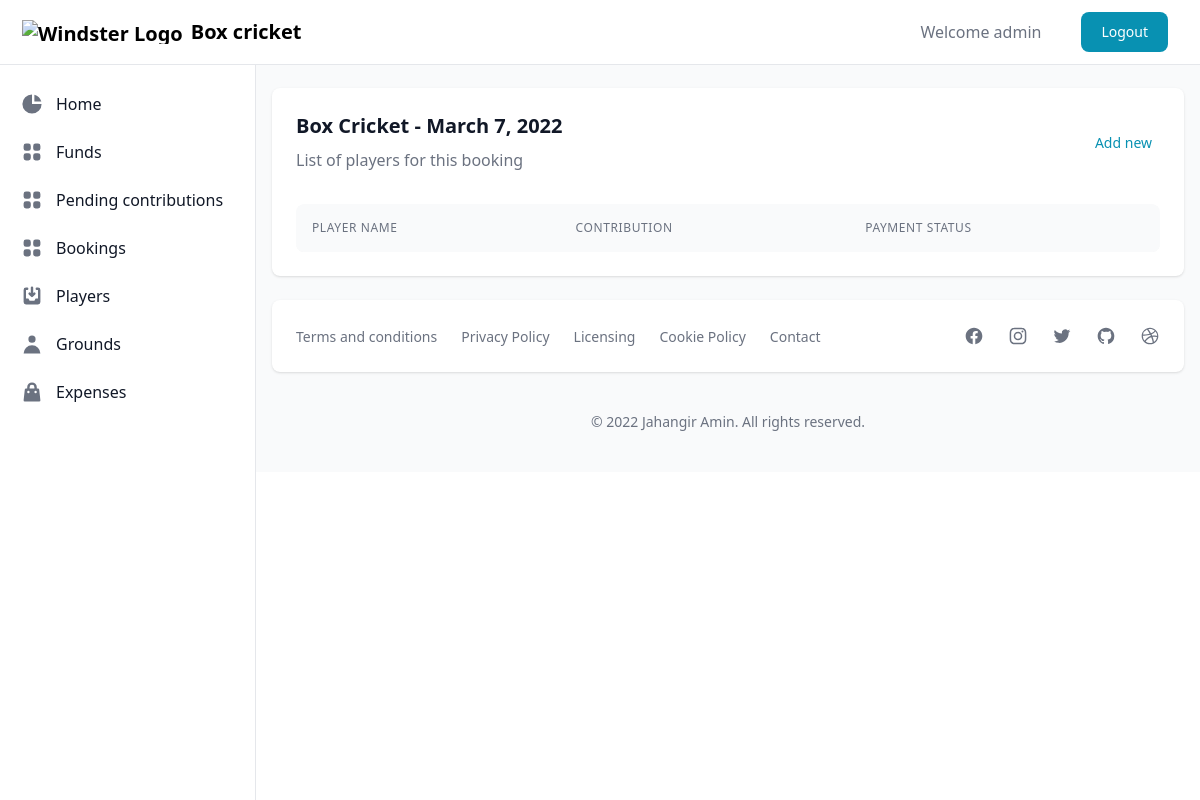
The app's page /booking/1 (signed in), older data.
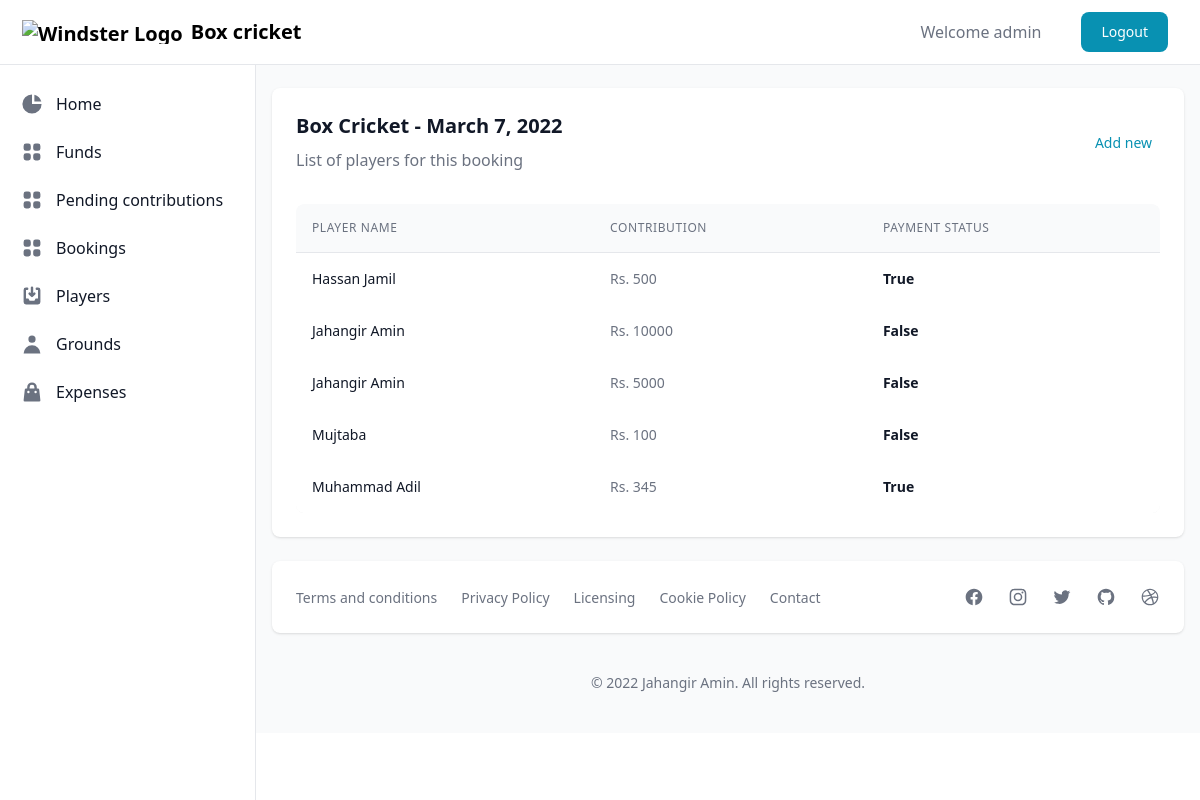
The same page, newer data.
### core/models.py (models this page shows, shortened)
class Booking(models.Model):
    date = models.DateField()
    ground = models.ForeignKey(Ground, on_delete=models.CASCADE)
    amount = models.IntegerField()

class Ground(models.Model):
    name = models.CharField(max_length=50)
    address = models.CharField(max_length=200)

class Booking_Player(models.Model):
    booking = models.ForeignKey(Booking, on_delete=models.CASCADE)
    player = models.ForeignKey(Player, on_delete=models.CASCADE)
    amount = models.IntegerField()
    date = models.DateField(null=True, blank=True)
    fee_paid = models.BooleanField()

class Player(models.Model):
    name = models.CharField(max_length=50)
    number = models.IntegerField(null=True)
    tagline = models.CharField(max_length=50)

### core/views.py (the view, shortened to what this page needs)
# urls.py: path('booking/<str:pk>', views.booking_players, name='booking_players'),
@login_required(login_url='login')
def booking_players(request, pk):
    if request.method =='GET':
        booking = Booking.objects.get(id=pk)
        context = {
            'booking' : booking
        }
        return render(request, 'booking_players.html', context)

### core/templates/booking_players.html
{% extends 'main.html' %}
{% block main %}
<div class="bg-white shadow rounded-lg p-4 sm:p-6 xl:p-8">
    <div class="mb-4 flex items-center justify-between">
        <div>
            <h3 class="text-xl font-bold text-gray-900 mb-2">{{booking.ground.name}} - {{booking.date}}</h3>
            <span class="text-base font-normal text-gray-500">List of players for this booking</span>
        </div>
        <div class="flex-shrink-0">
            <a href={% url 'add_booking_players' pk=booking.id %} class="text-sm font-medium text-cyan-600 hover:bg-gray-100 rounded-lg p-2">Add new</a>
        </div>
    </div>
    <div class="flex flex-col mt-8">
        <div class="overflow-x-auto rounded-lg">
            <div class="align-middle inline-block min-w-full">
            <div class="shadow overflow-hidden sm:rounded-lg">
                <table class="min-w-full divide-y divide-gray-200">
                    <thead class="bg-gray-50">
                        <tr>
                        <th scope="col" class="p-4 text-left text-xs font-medium text-gray-500 uppercase tracking-wider">
                            Player name
                        </th>
                        <th scope="col" class="p-4 text-left text-xs font-medium text-gray-500 uppercase tracking-wider">
                            Contribution
                        </th>
                        <th scope="col" class="p-4 text-left text-xs font-medium text-gray-500 uppercase tracking-wider">
                            Payment Status
                        </th>
                        </tr>
                    </thead>
                    <tbody class="bg-white">
                        {% for player in booking.booking_player_set.all %}
                            <tr>
                                <td class="p-4 whitespace-nowrap text-sm font-normal text-gray-900">
                                    {{player.player.name}}
                                </td>
                                <td class="p-4 whitespace-nowrap text-sm font-normal text-gray-500">
                                    Rs. {{player.amount}}
                                </td>
                                <td class="p-4 whitespace-nowrap text-sm font-semibold text-gray-900">
                                    {{player.fee_paid}}
                                </td>
                            </tr>
                        {% endfor %}
                    </tbody>
                </table>
            </div>
            </div>
        </div>
    </div>
</div>
{% endblock main %}

### core/templates/main.html (shortened to what this page needs)
<!doctype html>
<html>
<head>
  <script src="https://cdn.tailwindcss.com"></script>
</head>
<body>
   <div>
    <nav class="bg-white border-b border-gray-200 fixed z-30 w-full">
       <div class="px-3 py-3 lg:px-5 lg:pl-3">
          <div class="flex items-center justify-between">
             <div class="flex items-center justify-start">
                <a href={% url 'home' %} class="text-xl font-bold flex items-center lg:ml-2.5">
                <img src="https://demo.themesberg.com/windster/images/logo.svg" class="h-6 mr-2" alt="Windster Logo">
                <span class="self-center whitespace-nowrap">Box cricket</span>
                </a>
             </div>
             <div class="flex items-center">
                {% if user.is_authenticated %}
                <div class="flex items-center">
                   <span class="text-base font-normal text-gray-500 mr-5">Welcome {{request.user}}</span>
                </div>
                <a href={% url 'logout' %} class="inline-flex ml-5 text-white bg-cyan-600 hover:bg-cyan-700 focus:ring-4 focus:ring-cyan-200 font-medium rounded-lg text-sm px-5 py-2.5 text-center items-center mr-3">
                   Logout
                </a>
                {% endif %}
             </div>
          </div>
       </div>
    </nav>
    <div class="flex overflow-hidden bg-white pt-16">
       <aside id="sidebar" class="fixed hidden z-20 h-full top-0 left-0 pt-16 flex lg:flex flex-shrink-0 flex-col w-64 transition-width duration-75" aria-label="Sidebar">
          <div class="relative flex-1 flex flex-col min-h-0 border-r border-gray-200 bg-white pt-0">
             <div class="flex-1 flex flex-col pt-5 pb-4 overflow-y-auto">
                <div class="flex-1 px-3 bg-white divide-y space-y-1">
                   <ul class="space-y-2 pb-2">
                      <li>
                         <a href={% url 'home' %} class="text-base text-gray-900 font-normal rounded-lg flex items-center p-2 hover:bg-gray-100 group">
                            <svg class="w-6 h-6 text-gray-500 group-hover:text-gray-900 transition duration-75" fill="currentColor" viewBox="0 0 20 20" xmlns="http://www.w3.org/2000/svg">
                               <path d="M2 10a8 8 0 018-8v8h8a8 8 0 11-16 0z"></path>
                               <path d="M12 2.252A8.014 8.014 0 0117.748 8H12V2.252z"></path>
                            </svg>
                            <span class="ml-3">Home</span>
                         </a>
                      </li>
                      <li>
                        <a href={% url 'funds' %} class="text-base text-gray-900 font-normal rounded-lg hover:bg-gray-100 flex items-center p-2 group ">
                           <span class="ml-3 flex-1 whitespace-nowrap">Funds</span>
                        </a>
                     </li>
                     <li>
                        <a href={% url 'pending_contributions' %} class="text-base text-gray-900 font-normal rounded-lg hover:bg-gray-100 flex items-center p-2 group ">
                           <span class="ml-3 flex-1 whitespace-nowrap">Pending contributions</span>
                        </a>
                     </li>
                      <li>
                         <a href={% url 'bookings' %} class="text-base text-gray-900 font-normal rounded-lg hover:bg-gray-100 flex items-center p-2 group ">
                            <span class="ml-3 flex-1 whitespace-nowrap">Bookings</span>
                         </a>
                      </li>
                      <li>
                         <a href={% url 'players' %} class="text-base text-gray-900 font-normal rounded-lg hover:bg-gray-100 flex items-center p-2 group ">
                            <span class="ml-3 flex-1 whitespace-nowrap">Players</span>
                         </a>
                      </li>
                      <li>
                         <a href={% url 'grounds' %} class="text-base text-gray-900 font-normal rounded-lg hover:bg-gray-100 flex items-center p-2 group ">
                            <svg class="w-6 h-6 text-gray-500 flex-shrink-0 group-hover:text-gray-900 transition duration-75" fill="currentColor" viewBox="0 0 20 20" xmlns="http://www.w3.org/2000/svg">
                               <path fill-rule="evenodd" d="M10 9a3 3 0 100-6 3 3 0 000 6zm-7 9a7 7 0 1114 0H3z" clip-rule="evenodd"></path>
                            </svg>
                            <span class="ml-3 flex-1 whitespace-nowrap">Grounds</span>
                         </a>
                      </li>
                      <li>
                         <a href={% url 'expenses' %} class="text-base text-gray-900 font-normal rounded-lg hover:bg-gray-100 flex items-center p-2 group ">
                            <span class="ml-3 flex-1 whitespace-nowrap">Expenses</span>
                         </a>
                      </li>
                   </ul>
                </div>
             </div>
          </div>
       </aside>
       <div id="main-content" class="h-full w-full bg-gray-50 relative overflow-y-auto lg:ml-64">
          <main>
            <div class="pt-6 px-4">
               <div class="w-full grid gap-4">
                  {% block main %}
                  {% endblock main %}
               </div>
            </div>
          </main>
          <footer class="bg-white md:flex md:items-center md:justify-between shadow rounded-lg p-4 md:p-6 xl:p-8 my-6 mx-4">
             <ul class="flex items-center flex-wrap mb-6 md:mb-0">
                <li><a href="#" class="text-sm font-normal text-gray-500 hover:underline mr-4 md:mr-6">Terms and conditions</a></li>
                <li><a href="#" class="text-sm font-normal text-gray-500 hover:underline mr-4 md:mr-6">Privacy Policy</a></li>
                <li><a href="#" class="text-sm font-normal text-gray-500 hover:underline mr-4 md:mr-6">Licensing</a></li>
                <li><a href="#" class="text-sm font-normal text-gray-500 hover:underline mr-4 md:mr-6">Cookie Policy</a></li>
                <li><a href="#" class="text-sm font-normal text-gray-500 hover:underline">Contact</a></li>
             </ul>
             <div class="flex sm:justify-center space-x-6">
                <a href="#" class="text-gray-500 hover:text-gray-900">
                </a>
                <a href="#" class="text-gray-500 hover:text-gray-900">
                </a>
                <a href="#" class="text-gray-500 hover:text-gray-900">
                </a>
                <a href="#" class="text-gray-500 hover:text-gray-900">
                </a>
                <a href="#" class="text-gray-500 hover:text-gray-900">
                </a>
             </div>
          </footer>
          <p class="text-center text-sm text-gray-500 my-10">
             &copy; 2022 <a href="https://jahangiramin.com" class="hover:underline" target="_blank">Jahangir Amin</a>. All rights reserved.
          </p>
       </div>
    </div>
   </div>
</body>
</html>

Row changes from the older to the newer data that the page shows:
added Booking_Player: player.name "Hassan Jamil", amount "500", fee_paid "True"
added Booking_Player: player.name "Jahangir Amin", amount "10000", fee_paid "False"
added Booking_Player: player.name "Jahangir Amin", amount "5000", fee_paid "False"
added Booking_Player: player.name "Mujtaba", amount "100", fee_paid "False"
added Booking_Player: player.name "Muhammad Adil", amount "345", fee_paid "True"
